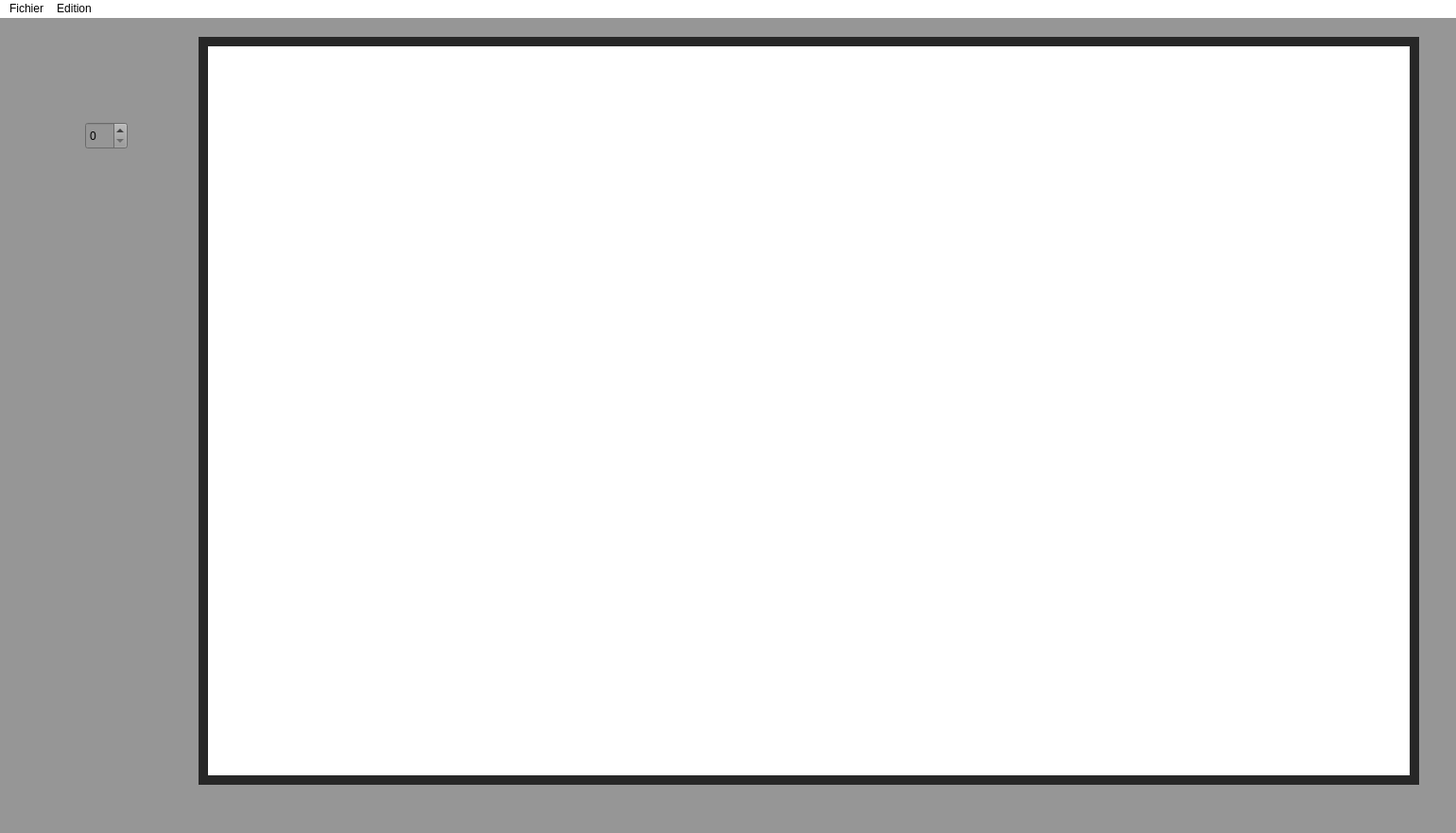
<?xml version="1.0" encoding="UTF-8"?>
<ui version="4.0">
 <class>MainWindow</class>
 <widget class="QMainWindow" name="MainWindow">
  <property name="geometry">
   <rect>
    <x>0</x>
    <y>0</y>
    <width>1540</width>
    <height>881</height>
   </rect>
  </property>
  <property name="windowTitle">
   <string>Pix - Reconnaissance de dessin</string>
  </property>
  <property name="styleSheet">
   <string notr="true">background-color:rgb(150,150,150)</string>
  </property>
  <widget class="QWidget" name="centralwidget">
   <widget class="QLabel" name="label_7">
    <property name="geometry">
     <rect>
      <x>210</x>
      <y>20</y>
      <width>1291</width>
      <height>791</height>
     </rect>
    </property>
    <property name="styleSheet">
     <string notr="true">background-color: rgb(39, 39, 39);</string>
    </property>
    <property name="text">
     <string/>
    </property>
   </widget>
   <widget class="QSpinBox" name="spinBox">
    <property name="geometry">
     <rect>
      <x>90</x>
      <y>110</y>
      <width>45</width>
      <height>29</height>
     </rect>
    </property>
   </widget>
   <widget class="QLabel" name="label">
    <property name="geometry">
     <rect>
      <x>40</x>
      <y>110</y>
      <width>21</width>
      <height>21</height>
     </rect>
    </property>
    <property name="text">
     <string/>
    </property>
    <property name="pixmap">
     <pixmap>../images/pen.png</pixmap>
    </property>
    <property name="scaledContents">
     <bool>true</bool>
    </property>
   </widget>
   <widget class="QLabel" name="label_8">
    <property name="geometry">
     <rect>
      <x>220</x>
      <y>30</y>
      <width>1271</width>
      <height>771</height>
     </rect>
    </property>
    <property name="styleSheet">
     <string notr="true">background-color: rgb(255,255,255)</string>
    </property>
    <property name="text">
     <string/>
    </property>
   </widget>
   <zorder>label_7</zorder>
   <zorder>label_8</zorder>
   <zorder>spinBox</zorder>
   <zorder>label</zorder>
  </widget>
  <widget class="QMenuBar" name="menubar">
   <property name="geometry">
    <rect>
     <x>0</x>
     <y>0</y>
     <width>1540</width>
     <height>25</height>
    </rect>
   </property>
   <property name="styleSheet">
    <string notr="true">background-color: rgb(255,255,255)</string>
   </property>
   <widget class="QMenu" name="menuFichier">
    <property name="title">
     <string>Fichier</string>
    </property>
    <addaction name="actionOuvrir"/>
    <addaction name="actionSauvegarder"/>
    <addaction name="actionQuitter"/>
   </widget>
   <widget class="QMenu" name="menuEdition">
    <property name="title">
     <string>Edition</string>
    </property>
    <addaction name="actionAunuler"/>
    <addaction name="separator"/>
    <addaction name="actionRevenir"/>
   </widget>
   <addaction name="menuFichier"/>
   <addaction name="menuEdition"/>
  </widget>
  <widget class="QStatusBar" name="statusbar"/>
  <action name="actionQuitter">
   <property name="text">
    <string>Quitter</string>
   </property>
  </action>
  <action name="actionLapin">
   <property name="text">
    <string>Lapin</string>
   </property>
  </action>
  <action name="actionChien">
   <property name="text">
    <string>Chien</string>
   </property>
  </action>
  <action name="actionOeil">
   <property name="text">
    <string>Oeil</string>
   </property>
  </action>
  <action name="actionTour_Eiffel">
   <property name="text">
    <string>Tour Eiffel</string>
   </property>
  </action>
  <action name="actionVisage">
   <property name="text">
    <string>Visage</string>
   </property>
  </action>
  <action name="actionAunuler">
   <property name="text">
    <string>Aunuler</string>
   </property>
  </action>
  <action name="actionRevenir">
   <property name="text">
    <string>Revenir</string>
   </property>
  </action>
  <action name="actionOuvrir">
   <property name="text">
    <string>Ouvrir</string>
   </property>
  </action>
  <action name="actionLancer">
   <property name="text">
    <string>Lancer</string>
   </property>
  </action>
  <action name="actionParam_tres">
   <property name="text">
    <string>Paramètres</string>
   </property>
  </action>
  <action name="actionSauvegarder">
   <property name="text">
    <string>Sauvegarder</string>
   </property>
  </action>
 </widget>
 <resources/>
 <connections/>
</ui>
